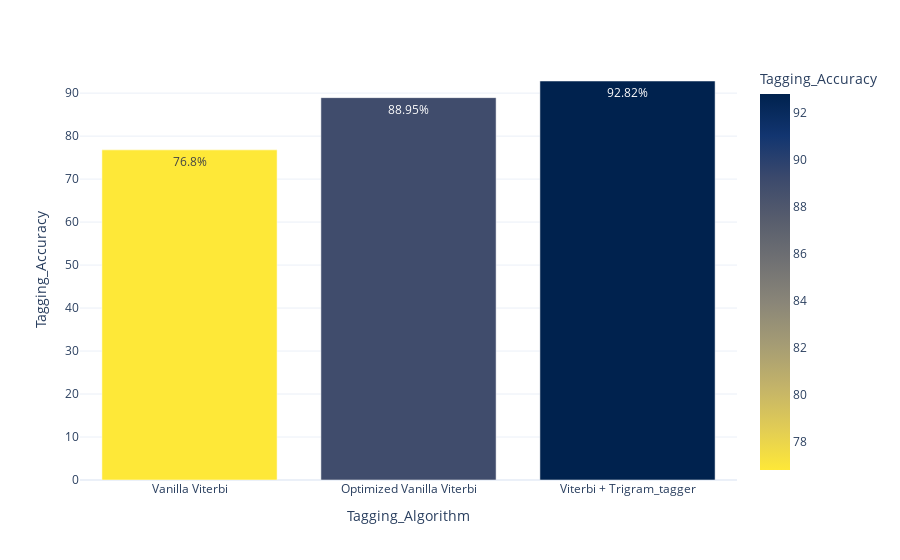

The notebook cell saved with this chart:
### Code cell
fig = px.bar(sample_test_data_accuracy_df, x='Tagging_Algorithm', y='Tagging_Accuracy',text='Tagging_Accuracy',color='Tagging_Accuracy',
            color_continuous_scale=px.colors.sequential.Cividis_r)
fig.update_traces(texttemplate='%{text}%', textposition='inside')
fig.update_layout(uniformtext_minsize=8, uniformtext_mode='hide')
fig.show()

### Figure 1 — Plotly figure (JSON) as saved in the notebook; plotly's stock layout.template omitted (floating-point values rounded to 4 significant figures)
{"data": [{"alignmentgroup": "True", "hovertemplate": "Tagging_Algorithm=%{x}<br>Tagging_Accuracy=%{marker.color}<extra></extra>", "legendgroup": "", "marker": {"color": [76.8, 88.95, 92.82], "coloraxis": "coloraxis"}, "name": "", "offsetgroup": "", "orientation": "v", "showlegend": false, "text": [76.8, 88.95, 92.82], "textposition": "inside", "texttemplate": "%{text}%", "type": "bar", "x": ["Vanilla Viterbi", "Optimized Vanilla Viterbi", "Viterbi + Trigram_tagger"], "xaxis": "x", "y": [76.8, 88.95, 92.82], "yaxis": "y"}], "layout": {"barmode": "relative", "coloraxis": {"colorbar": {"title": {"text": "Tagging_Accuracy"}}, "colorscale": [[0, "#fee838"], [0.1111, "#e1cc55"], [0.2222, "#c3b369"], [0.3333, "#a59c74"], [0.4444, "#8a8678"], [0.5556, "#707173"], [0.6667, "#575d6d"], [0.7778, "#3b496c"], [0.8889, "#123570"], [1, "#00224e"]]}, "legend": {"tracegroupgap": 0}, "margin": {"t": 60}, "uniformtext": {"minsize": 8, "mode": "hide"}, "xaxis": {"anchor": "y", "domain": [0, 1], "title": {"text": "Tagging_Algorithm"}}, "yaxis": {"anchor": "x", "domain": [0, 1], "title": {"text": "Tagging_Accuracy"}}}}
